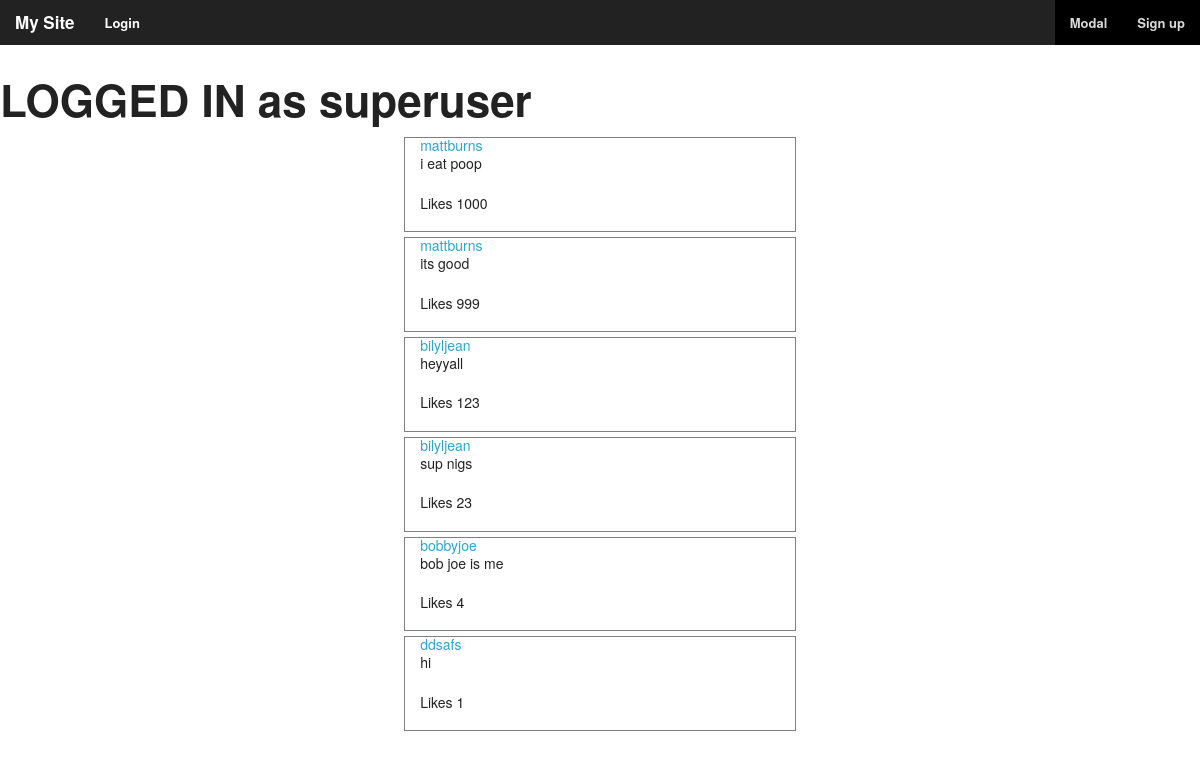
Screenshot of /app1/ (signed in) with the database file from the repository.
### app1/models.py (models this page shows)
class Post(models.Model):
	user = models.ForeignKey(User)
	post_text = models.CharField(max_length=512)
	pub_date = models.DateTimeField('date published')
	likes = models.IntegerField(default=0)

### app1/views.py (the view)
def index(request):
	all_posts = Post.objects.order_by('-likes')[:6]
	args = {'all_posts':all_posts}
	return render(request, 'app1/index.html', args)

### app1/templates/app1/index.html (shortened to what this page needs)
{% load staticfiles %}
<!DOCTYPE html>
<head>
  <link rel="stylesheet" href="{% static 'app1/stylesheets/foundation.min.css' %}">
  <link rel="stylesheet" href="{% static 'app1/stylesheets/foundation.css' %}">
  <link rel="stylesheet" href="{% static 'app1/stylesheets/app.css' %}">
  <link rel="stylesheet" href="{% static 'app1/stylesheets/mystyles.css' %}">
</head>
<body>
	{% include 'app1/header.html' %}
	{% if user.is_authenticated %}
		<h1>LOGGED IN as {{ user.username }}</h1>
	{% endif%}
	<div class='container' >
		{% for post in all_posts %}
			<div class='row' id='feedrow'>
				<div class='five columns centered' id='feed'>
					<a href=#>{{ post.user }}</a>
					<p>{{ post.post_text }}<p>
					<p>Likes {{ post.likes }}<p>
				</div>
			</div>
		{% endfor %}
	</div>
</body>
</html>

### app1/static/app1/stylesheets/mystyles.css (style rules this page uses)
#feed { border: 1px solid gray; }
#feedrow { margin-bottom: 5px; }

### rows the page displays
Post: user "mattburns", post_text "i eat poop", likes "1000"
Post: user "mattburns", post_text "its good", likes "999"
Post: user "bilyljean", post_text "heyyall", likes "123"
Post: user "bilyljean", post_text "sup nigs", likes "23"
Post: user "bobbyjoe", post_text "bob joe is me", likes "4"
Post: user "ddsafs", post_text "hi", likes "1"

### other values shown
{{ user.username }} "superuser"
